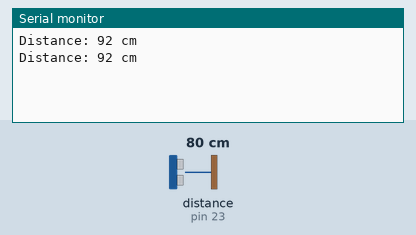
Bench run of a sketch on a simulated Arduino Mega 2560, built with avr-gcc and run on an emulated ATmega2560. Shown: the last lines printed to the serial monitor. Wiring (inferred from the names in the program): ultrasonic range finder: trigger pin 22; echo pin 23. Inputs (shaded band) come from the test bench; at power-on: distance to the obstacle (sensor on pin 23) 80 cm. The echo pulse lasts 58.3 µs per cm.

Above: at 1.8 s.
1.9 s: distance to the obstacle (sensor on pin 23) set to 2 cm
At 2.8 s:
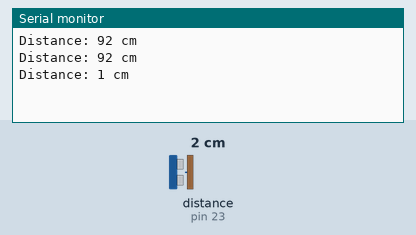
3.4 s: distance to the obstacle (sensor on pin 23) set to 4 cm
At 4.5 s:
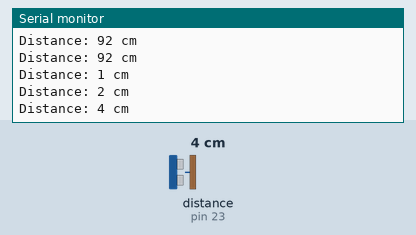
Timing chart, 0 to 6.4 s (numbered marks = the images above; inputs shaded):
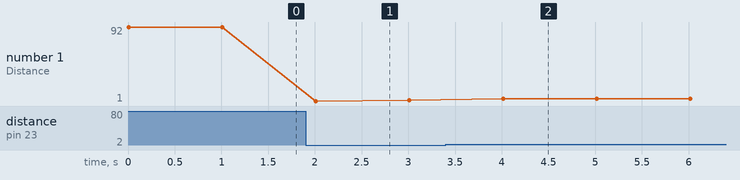

Measured:
- after the input at 1.9 s, the serial monitor: prints a new line after 0.11 s (image 1)
- after the input at 3.4 s, the serial monitor: prints a new line after 0.61 s (image 2)
- plotted number 1: 92 → 2 after the input at 1.9 s, 2 → 4 after the input at 3.4 s

The sketch:

ultrasonic.ino
```cpp
#include <Wire.h>
int trig = 22;
int echo = 23;
long duration, distance;
void setup() {
  // put your setup code here, to run once:
  Serial.begin(9600);
  pinMode(trig, OUTPUT);
  pinMode(echo, INPUT);
}

void loop() {
  // put your main code here, to run repeatedly:
  digitalWrite(trig, LOW);
  delayMicroseconds(2);
  digitalWrite(trig, HIGH);
  delayMicroseconds(10);
  digitalWrite(trig, LOW);

  duration = pulseIn(echo, HIGH);
  distance = duration / 50;
  String disp = String(distance);

  Serial.print("Distance: ");
  Serial.print(disp);
  Serial.println(" cm ");
  delay(1000);
}
```
